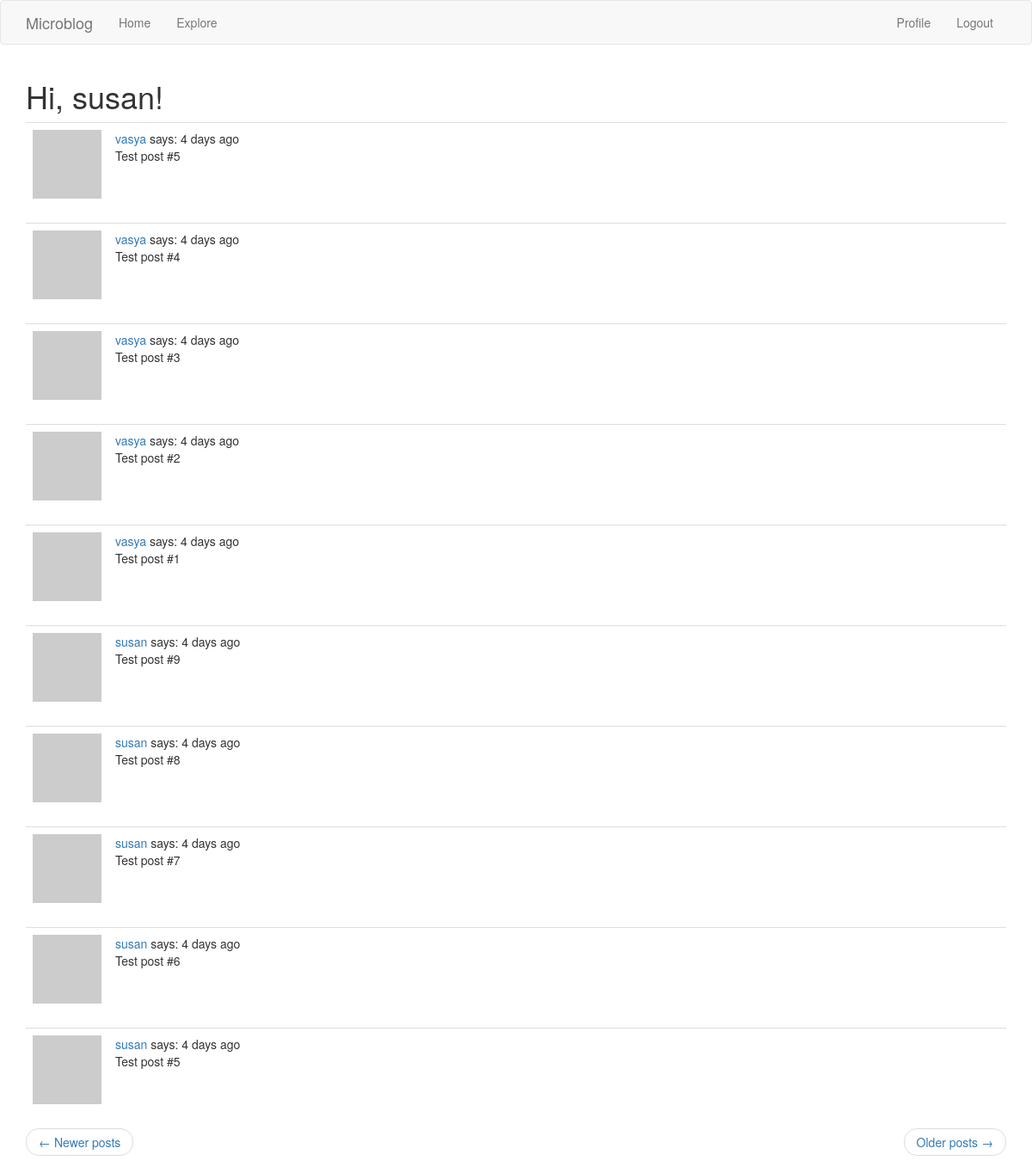
Screenshot of /explore?page=2 (signed in) with the database file from the repository.
### app/models.py (models this page shows, shortened)
class User(UserMixin, db.Model):
    id = db.Column(db.Integer, primary_key=True)
    username = db.Column(db.String(64), index=True, unique=True)
    email = db.Column(db.String(120), index=True, unique=True)
    password_hash = db.Column(db.String(128))
    posts = db.relationship('Post', backref='author', lazy='dynamic')
    about_me = db.Column(db.String(140))
    last_seen = db.Column(db.DateTime, default=datetime.utcnow)
    followed = db.relationship(
        'User', secondary='followers',
        primaryjoin=(followers.c.follower_id == id),
        secondaryjoin=(followers.c.followed_id == id),
        backref=db.backref('followers', lazy='dynamic'), lazy='dynamic')
    def avatar(self, size):
        digest = md5(self.email.lower().encode('utf-8')).hexdigest()
        return f'https://www.gravatar.com/avatar/{digest}?d=identicon&s={size}'

class Post(db.Model):
    id = db.Column(db.Integer, primary_key=True)
    body = db.Column(db.String(140))
    timestamp = db.Column(db.DateTime, index=True, default=datetime.utcnow)
    user_id = db.Column(db.Integer, db.ForeignKey('user.id'))

### app/routes.py (the view)
@app.route('/explore')
@login_required
def explore():
    page = request.args.get('page', 1, type=int)
    posts = Post.query.order_by(Post.timestamp.desc()).paginate(
        page, app.config['POSTS_PER_PAGE'], False)
    next_url = url_for('explore', page=posts.next_num) \
        if posts.has_next else None
    prev_url = url_for('explore', page=posts.prev_num) \
        if posts.has_prev else None
    context = {
        'posts': posts.items,
        'title': 'Explore',
        'next_url': next_url,
        'prev_url': prev_url}
    return render_template('index.html', **context)

### app/models.py (called while the page is built)
@login.user_loader
def load_user(id):
    return User.query.get(int(id))

### app/routes.py (called while the page is built)
@app.before_request
def before_request():
    if current_user.is_authenticated:
        current_user.last_seen = datetime.utcnow()
        db.session.commit()

### app/templates/index.html (shortened to what this page needs)
{% extends "base.html" %}
{% import 'bootstrap/wtf.html' as wtf %}
{% block app_content %}
    <h1>Hi, {{ current_user.username }}!</h1>
    {% for post in posts %}
        {% include '_post.html' %}
    {% endfor %}
    <nav aria-label="...">
        <ul class="pager">
            <li class="previous{% if not prev_url %} disabled{% endif %}">
                <a href="{{ prev_url or '#' }}">
                    <span aria-hidden="true">&larr;</span> Newer posts
                </a>
            </li>
            <li class="next{% if not next_url %} disabled{% endif %}">
                <a href="{{ next_url or '#' }}">
                    Older posts <span aria-hidden="true">&rarr;</span>
                </a>
            </li>
        </ul>
    </nav>
{% endblock %}

### app/templates/_post.html
    <table class="table table-hover">
        <tr>
            <td width="70px">
                <a href="{{ url_for('user', username=post.author.username) }}">
                    <img src="{{ post.author.avatar(70) }}" />
                </a>
            </td>
            <td>
                <a href="{{ url_for('user', username=post.author.username) }}">
                    {{ post.author.username }}
                </a>
                says: {{ moment(post.timestamp).fromNow() }}
                <br>
                {{ post.body }}
            </td>
        </tr>
    </table>

### rows the page displays
User: username "susan"
Post: author.username "vasya", timestamp "4 days ago", body "Test post #5"
Post: author.username "vasya", timestamp "4 days ago", body "Test post #4"
Post: author.username "vasya", timestamp "4 days ago", body "Test post #3"
Post: author.username "vasya", timestamp "4 days ago", body "Test post #2"
Post: author.username "vasya", timestamp "4 days ago", body "Test post #1"
Post: author.username "susan", timestamp "4 days ago", body "Test post #9"
Post: author.username "susan", timestamp "4 days ago", body "Test post #8"
Post: author.username "susan", timestamp "4 days ago", body "Test post #7"
Post: author.username "susan", timestamp "4 days ago", body "Test post #6"
Post: author.username "susan", timestamp "4 days ago", body "Test post #5"
